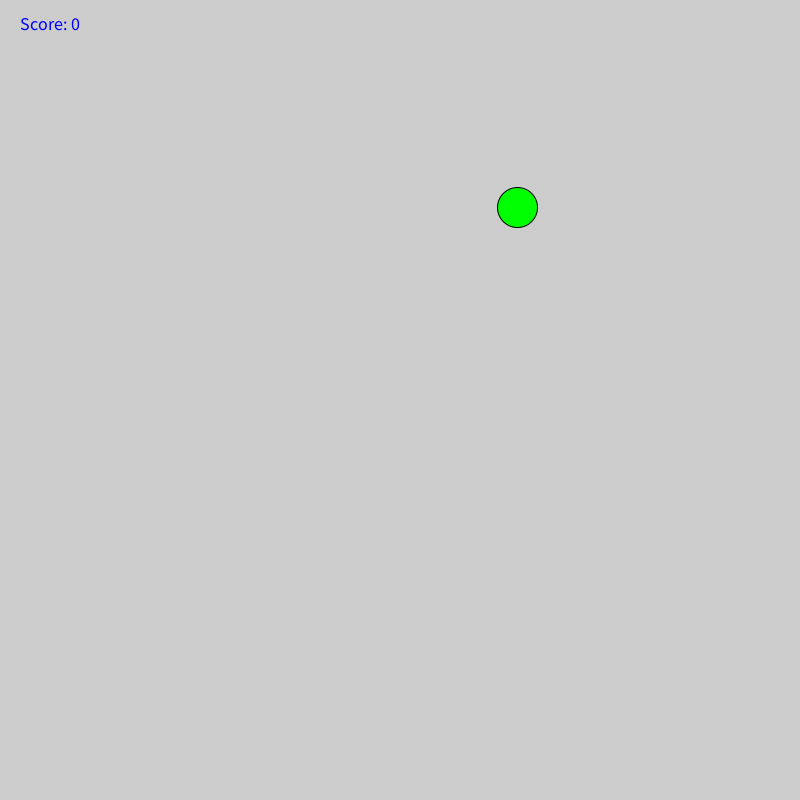
Frame 1 (no input)
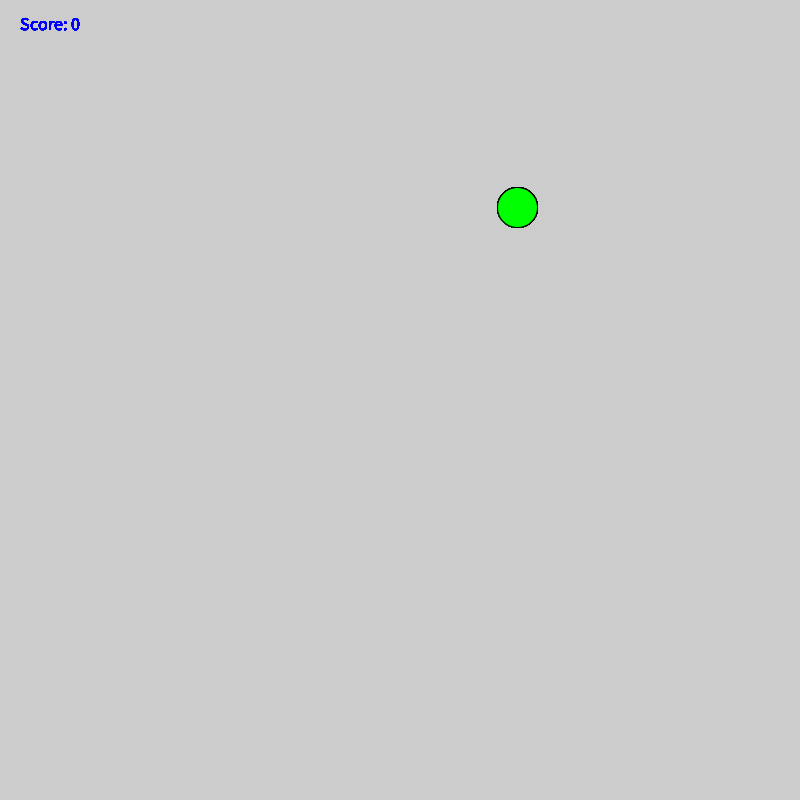
Frame 60 (the mouse pressed at the canvas centre just before this capture)
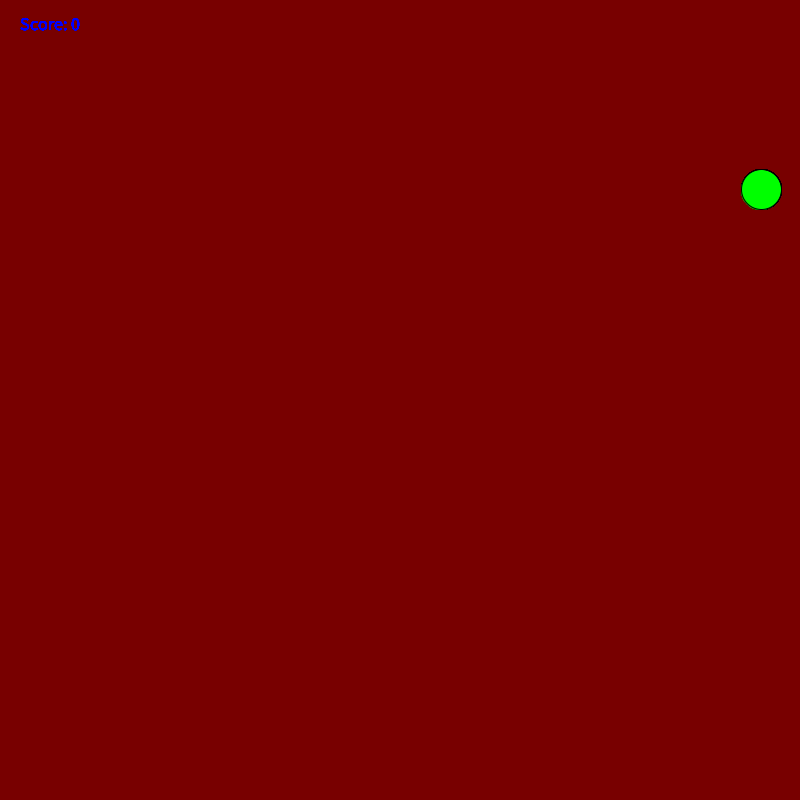
Frame 120 (the mouse held since frame 60 and released just before this capture)

The Processing sketch that drew these frames (run headless with seeded random() and noise(); from frame 60 on, the mouse is pressed at the canvas centre):

// Processing sketch: WhackAMole
// ── WhackAMole.pde
float xPosition = random(800);
float yPosition = random(800);
float appleRadius = 20;
int appleCount = 0;

float bombXPosition = -1;
float bombYPosition = -1;
float bombRadius = 80;

int maxTime = 100;
int currentTime = 0;

void setup() {
  size(800, 800);
}

void draw() {
  frameRate(50);
  fill(0, 255, 0);
  ellipse(xPosition, yPosition, appleRadius*2, appleRadius*2);
  fill(0, 0, 255);
  textSize(18);
  text("Score: " + appleCount, 20, 30);
  currentTime++;
  
  if (bombXPosition + bombYPosition > 0) {
    fill(0, 0, 255, 40);
    ellipse(bombXPosition, bombYPosition, bombRadius * 2, bombRadius * 2);
  }
  
  if (currentTime > maxTime) {
    moveApple();
    background(120, 0, 0);
  }
  
}

void mousePressed() {
  float distance = sqrt(pow((mouseX - xPosition), 2) + pow((mouseY - yPosition), 2));
  if (distance <= appleRadius) {
    background(random(255));
    moveApple();
    appleCount++;
    maxTime -= 5;
  }
}

void keyPressed() {
  if (key == 'b') {
    bombXPosition = mouseX;
    bombYPosition = mouseY;
  }
  if (key == ' ') {
    float distance = sqrt(pow((bombXPosition - xPosition), 2) + pow((bombYPosition - yPosition), 2));
    if (distance <= bombRadius) {
      background(0, 0, random(255));
      moveApple(); 
      appleCount++;
      maxTime -= 5;
    } else {
      background(0); 
    }
    bombXPosition = -1;
    bombYPosition = -1;
    
  }
}

void moveApple() {
    xPosition = random(800);
    yPosition = random(800);
    currentTime = 0;
}
